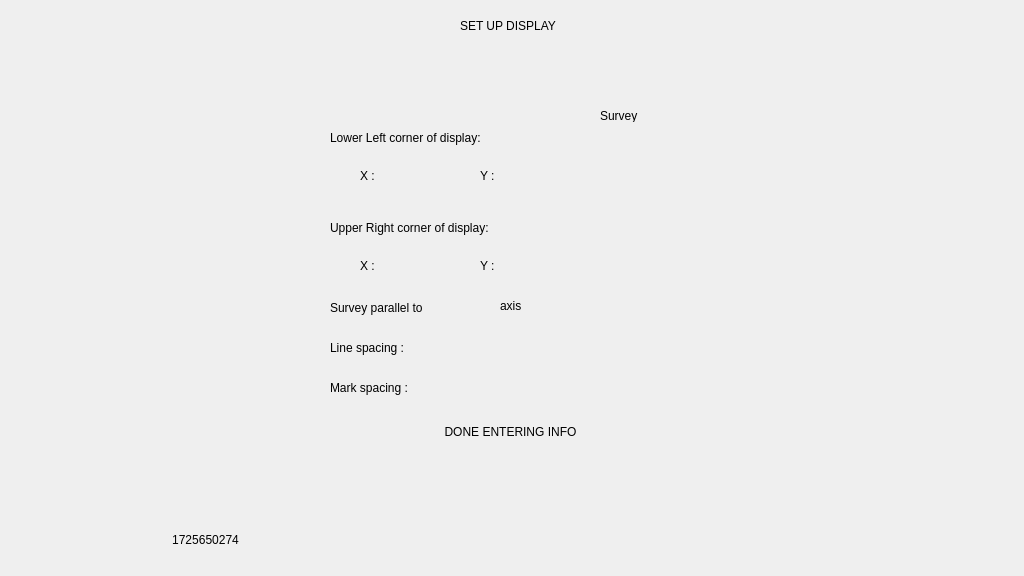
<?xml version="1.0" encoding="UTF-8"?>
<ui version="4.0">
 <class>DefineMapMenu</class>
 <widget class="QMainWindow" name="DefineMapMenu">
  <property name="geometry">
   <rect>
    <x>0</x>
    <y>0</y>
    <width>1024</width>
    <height>576</height>
   </rect>
  </property>
  <property name="windowTitle">
   <string>MainWindow</string>
  </property>
  <widget class="QWidget" name="centralwidget">
   <widget class="QLabel" name="titleLabel">
    <property name="geometry">
     <rect>
      <x>460</x>
      <y>10</y>
      <width>121</width>
      <height>31</height>
     </rect>
    </property>
    <property name="text">
     <string>SET UP DISPLAY</string>
    </property>
   </widget>
   <widget class="QLabel" name="directionSurveyLabel">
    <property name="geometry">
     <rect>
      <x>600</x>
      <y>110</y>
      <width>54</width>
      <height>12</height>
     </rect>
    </property>
    <property name="text">
     <string>Survey</string>
    </property>
   </widget>
   <widget class="QLabel" name="LLDisplayLabel">
    <property name="geometry">
     <rect>
      <x>330</x>
      <y>130</y>
      <width>181</width>
      <height>16</height>
     </rect>
    </property>
    <property name="text">
     <string>Lower Left corner of display:</string>
    </property>
   </widget>
   <widget class="QLabel" name="LLxDisplayLabel">
    <property name="geometry">
     <rect>
      <x>360</x>
      <y>170</y>
      <width>54</width>
      <height>12</height>
     </rect>
    </property>
    <property name="text">
     <string>X : </string>
    </property>
   </widget>
   <widget class="QLabel" name="LLyDisplayLabel">
    <property name="geometry">
     <rect>
      <x>480</x>
      <y>170</y>
      <width>54</width>
      <height>12</height>
     </rect>
    </property>
    <property name="text">
     <string>Y : </string>
    </property>
   </widget>
   <widget class="QLabel" name="URyDisplayLabel">
    <property name="geometry">
     <rect>
      <x>480</x>
      <y>260</y>
      <width>54</width>
      <height>12</height>
     </rect>
    </property>
    <property name="text">
     <string>Y : </string>
    </property>
   </widget>
   <widget class="QLabel" name="URxDisplayLabel">
    <property name="geometry">
     <rect>
      <x>360</x>
      <y>260</y>
      <width>54</width>
      <height>12</height>
     </rect>
    </property>
    <property name="text">
     <string>X : </string>
    </property>
   </widget>
   <widget class="QLabel" name="URDisplayLabel">
    <property name="geometry">
     <rect>
      <x>330</x>
      <y>220</y>
      <width>181</width>
      <height>16</height>
     </rect>
    </property>
    <property name="text">
     <string>Upper Right corner of display:</string>
    </property>
   </widget>
   <widget class="QLabel" name="parallelDisplayLabel">
    <property name="geometry">
     <rect>
      <x>330</x>
      <y>300</y>
      <width>141</width>
      <height>16</height>
     </rect>
    </property>
    <property name="text">
     <string>Survey parallel to </string>
    </property>
   </widget>
   <widget class="QLabel" name="parallelAxisDisplayLabel">
    <property name="geometry">
     <rect>
      <x>500</x>
      <y>300</y>
      <width>54</width>
      <height>12</height>
     </rect>
    </property>
    <property name="text">
     <string>axis</string>
    </property>
   </widget>
   <widget class="QLabel" name="spaceLineDisplayLabel">
    <property name="geometry">
     <rect>
      <x>330</x>
      <y>340</y>
      <width>111</width>
      <height>16</height>
     </rect>
    </property>
    <property name="text">
     <string>Line spacing : </string>
    </property>
   </widget>
   <widget class="QLabel" name="spaceMarkDisplayLabel">
    <property name="geometry">
     <rect>
      <x>330</x>
      <y>380</y>
      <width>111</width>
      <height>16</height>
     </rect>
    </property>
    <property name="text">
     <string>Mark spacing : </string>
    </property>
   </widget>
   <widget class="QPushButton" name="doneEnteringInfoButton">
    <property name="geometry">
     <rect>
      <x>440</x>
      <y>420</y>
      <width>141</width>
      <height>23</height>
     </rect>
    </property>
    <property name="text">
     <string>DONE ENTERING INFO</string>
    </property>
    <property name="flat">
     <bool>true</bool>
    </property>
   </widget>
   <widget class="QLabel" name="spaceLabel">
    <property name="geometry">
     <rect>
      <x>340</x>
      <y>510</y>
      <width>54</width>
      <height>12</height>
     </rect>
    </property>
    <property name="text">
     <string/>
    </property>
   </widget>
   <widget class="QLabel" name="spaceLabel2">
    <property name="geometry">
     <rect>
      <x>600</x>
      <y>510</y>
      <width>54</width>
      <height>12</height>
     </rect>
    </property>
    <property name="text">
     <string/>
    </property>
   </widget>
   <widget class="TimeLabel" name="currentTime">
    <property name="geometry">
     <rect>
      <x>110</x>
      <y>530</y>
      <width>191</width>
      <height>20</height>
     </rect>
    </property>
    <property name="styleSheet">
     <string notr="true">font: 75 11pt &quot;黑体&quot;;</string>
    </property>
    <property name="text">
     <string>1725650274</string>
    </property>
    <property name="alignment">
     <set>Qt::AlignCenter</set>
    </property>
   </widget>
   <widget class="QLabel" name="spaceLabel4">
    <property name="geometry">
     <rect>
      <x>820</x>
      <y>550</y>
      <width>54</width>
      <height>12</height>
     </rect>
    </property>
    <property name="text">
     <string/>
    </property>
   </widget>
   <widget class="QLabel" name="spaceLabel3">
    <property name="geometry">
     <rect>
      <x>560</x>
      <y>550</y>
      <width>54</width>
      <height>12</height>
     </rect>
    </property>
    <property name="text">
     <string/>
    </property>
   </widget>
   <widget class="QLabel" name="spaceLabel5">
    <property name="geometry">
     <rect>
      <x>730</x>
      <y>450</y>
      <width>54</width>
      <height>12</height>
     </rect>
    </property>
    <property name="text">
     <string/>
    </property>
   </widget>
   <widget class="QLabel" name="spaceLabel7">
    <property name="geometry">
     <rect>
      <x>990</x>
      <y>450</y>
      <width>54</width>
      <height>12</height>
     </rect>
    </property>
    <property name="text">
     <string/>
    </property>
   </widget>
   <widget class="QLabel" name="spaceLabel6">
    <property name="geometry">
     <rect>
      <x>730</x>
      <y>490</y>
      <width>54</width>
      <height>12</height>
     </rect>
    </property>
    <property name="text">
     <string/>
    </property>
   </widget>
   <widget class="QLabel" name="spaceLabel8">
    <property name="geometry">
     <rect>
      <x>990</x>
      <y>490</y>
      <width>54</width>
      <height>12</height>
     </rect>
    </property>
    <property name="text">
     <string/>
    </property>
   </widget>
  </widget>
 </widget>
 <customwidgets>
  <customwidget>
   <class>TimeLabel</class>
   <extends>QLabel</extends>
   <header>timelabel.h</header>
  </customwidget>
 </customwidgets>
 <resources/>
 <connections/>
</ui>
